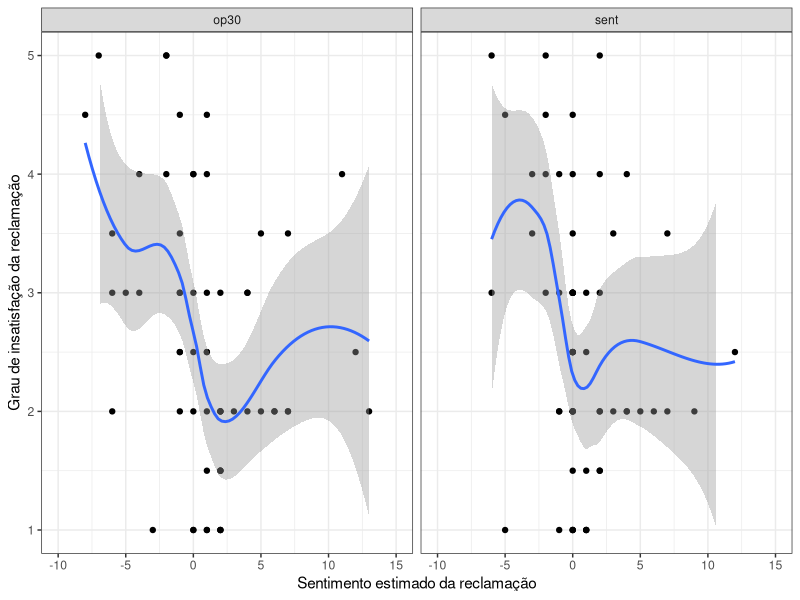
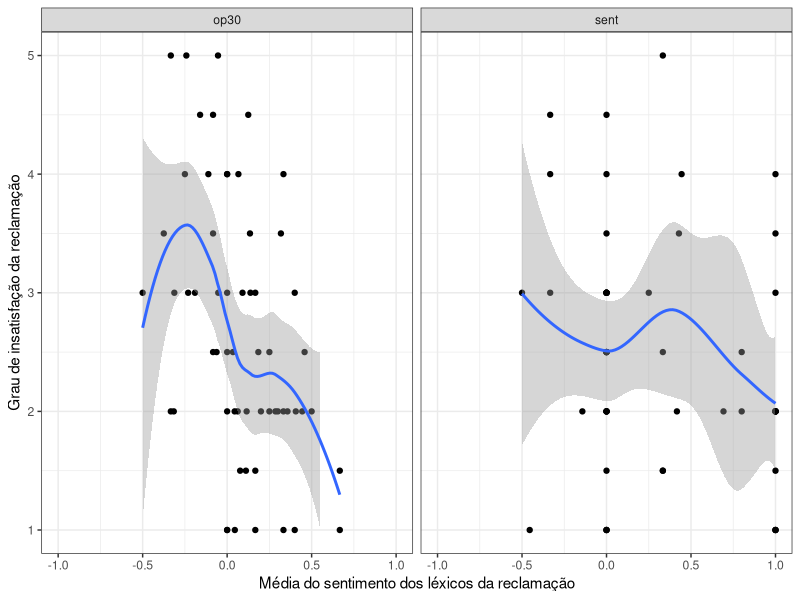
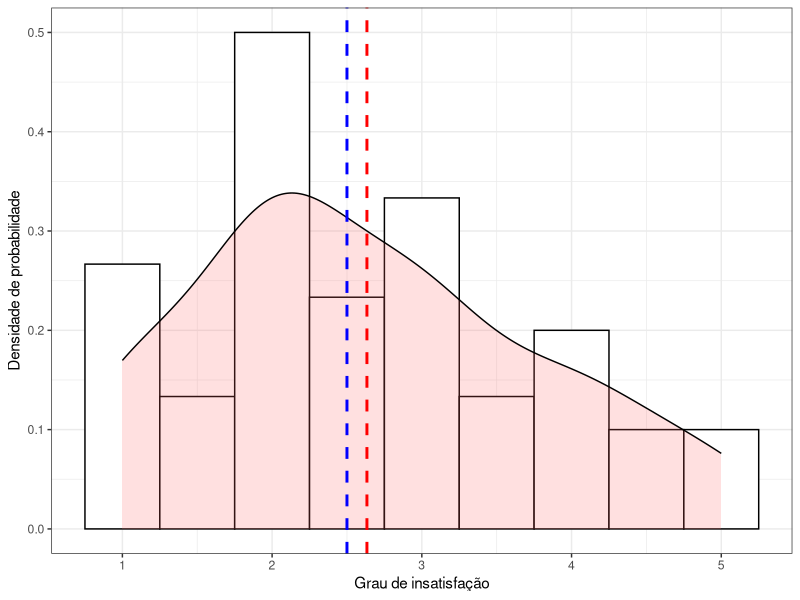
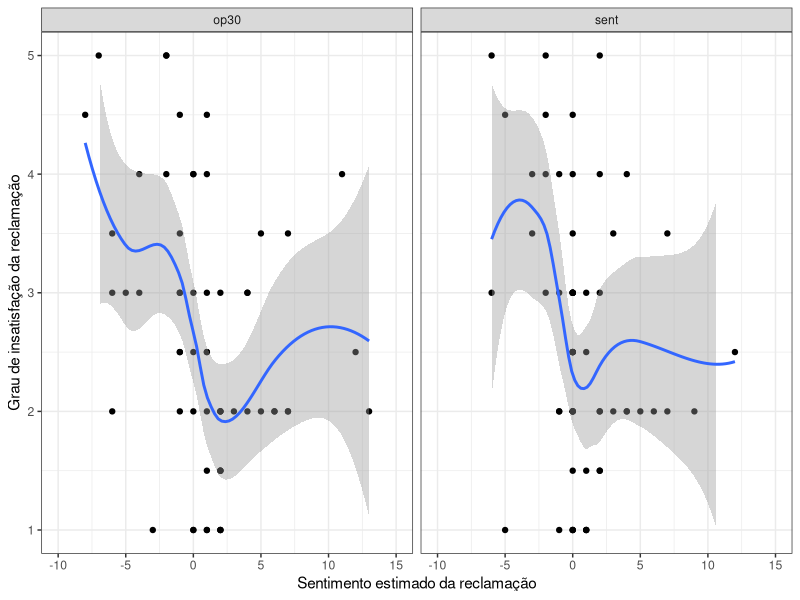
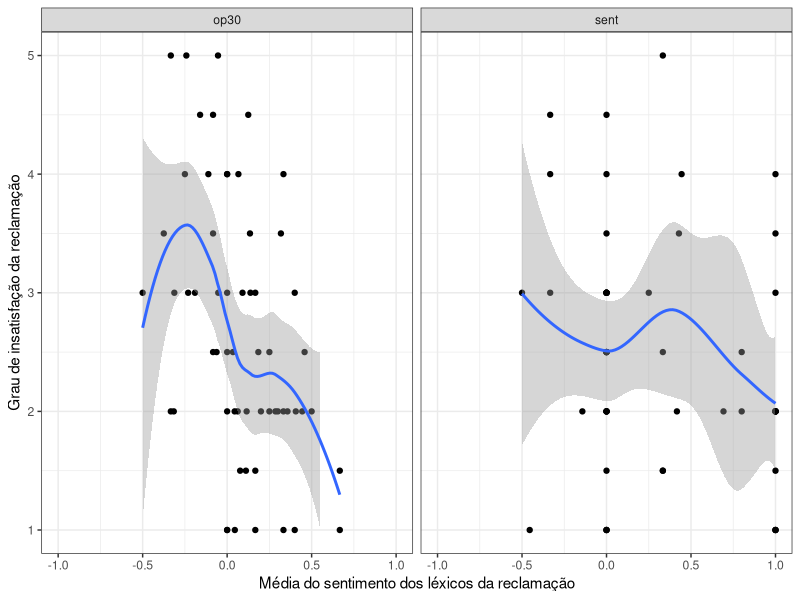

The R script that drew these images, in order: (Note: this script raises an error after producing the figures.)
## ---- chunk 1
library(caret)
library(here)
library(tidyverse)
theme_set(theme_bw())
knitr::opts_chunk$set(echo = TRUE)
## ---- chunk 2
observations <- read.csv(here("data/sentimentos/sentimento-tt.csv"))
robservations <- read.csv(here("data/sentimentos/sentimento.csv"))
## ---- chunk 3
for (x in sort(unique(observations$m_aval))) {
  soma = sum(observations$m_aval == x)
  print(paste(x, soma))
}
## ---- chunk 4
mean_feel <- function(senti, words) {
    values <- (senti/words)
    return (replace(values, is.na(values), 0))
}
op30 <- robservations %>%
    select(id, sentimento_op30, palavras_op30, palavras, m_aval) %>%
    rename(sentimento = sentimento_op30,
           palavras_texto = palavras,
           palavras_lexico = palavras_op30) %>%
    mutate(mean_sent_per_word = mean_feel(sentimento, palavras_lexico))
sent <- robservations %>%
    select(id, sentimento_sent, palavras_sent, palavras, m_aval) %>%
    rename(sentimento = sentimento_sent,
           palavras_texto = palavras,
           palavras_lexico = palavras_sent) %>%
    mutate(mean_sent_per_word = mean_feel(sentimento, palavras_lexico))

op30$Type <- "op30"
sent$Type <- "sent"

union <- rbind(op30, sent)
## ---- chunk 5
sum_feel <- ggplot(union[which(union$sentimento < 20),], aes(x = sentimento, y = m_aval)) +
    geom_point() +
    labs(x = "Sentimento estimado da reclamação",
         y = "Grau de insatisfação da reclamação") + 
    scale_x_continuous(limits = c(-10, 15)) + 
    scale_y_continuous(limits = c(1, 5), breaks = c(1:5)) + 
    facet_wrap(Type ~ .) +
    geom_smooth(formula = y ~ x)

sum_feel

ggsave("../resultados/points-sum-feel.png", sum_feel)

cor(op30$m_aval, op30$sentimento)
cor(sent$m_aval, sent$sentimento)

mean_feel <- ggplot(union[which(union$mean_sent_per_word > -0.52),], aes(x = mean_sent_per_word, y = m_aval )) +
    geom_point() + 
    labs(x = "Média do sentimento dos léxicos da reclamação",
         y = "Grau de insatisfação da reclamação") + 
    scale_x_continuous(limits = c(-1, 1)) + 
    scale_y_continuous(limits = c(1, 5), breaks = c(1:5)) + 
    facet_wrap(Type ~ .) +
    geom_smooth(formula = y ~ x)

mean_feel

ggsave("../resultados/points-mean-feel.png", mean_feel)

cor(op30$m_aval, op30$mean_sent_per_word)
cor(sent$m_aval, sent$mean_sent_per_word)

ggplot(observations, aes(x = m_aval)) +
     geom_histogram(aes(y=..density..),      # Histogram with density instead of count on y-axis
                   binwidth=.5,
                   colour="black", fill="white") +
    geom_density(alpha=.2, fill="#FF6666") +  # Overlay with transparent density plot
    geom_vline(aes(xintercept=mean(m_aval, na.rm=T)),   # Ignore NA values for mean
               color="red", linetype="dashed", size=1) +
    geom_vline(aes(xintercept=median(m_aval, na.rm=T)),   # Ignore NA values for mean
               color="blue", linetype="dashed", size=1) +
    labs(x = "Grau de insatisfação",
         y = "Densidade de probabilidade")
## ---- chunk 6
control <- trainControl(method = 'cv', number = 5)
regl <- train(m_aval ~ . -id,
                            data = op30,
                            method = "glm",
                            trControl = control)
regl

print(varImp(regl, scale=FALSE))

pred_op30 <- subset(op30, select=c(id, m_aval))
pred_op30$prediction <- predict(regl, op30)
## ---- chunk 7
control <- trainControl(method = 'cv', number = 5)
regl <- train(m_aval ~ . -id,
                            data = sent,
                            method = "glm",
                            trControl = control)
regl

print(varImp(regl, scale=FALSE))

pred_sent <- subset(sent, select=c(id, m_aval))
pred_sent$prediction <- predict(regl, sent)
## ---- chunk 8
trainC <- trainControl(method = 'cv', number = 5)
treeDownACC <- caret::train(m_aval ~ . -id,
                            data = observations, 
                            method = "rpart",
                            trControl = trainC)
treeDownACC

print(varImp(treeDownACC, scale=FALSE))

output_dt <- subset(observations, select=c(id, m_aval))
output_dt$prediction <- predict(treeDownACC, observations)
## ---- chunk 9
trainC <- trainControl(method = 'cv', number = 5)
treeDownACC <- caret::train(m_aval ~ . -id,
                            data = robservations, 
                            method = "rpart",
                            trControl = trainC)
treeDownACC

print(varImp(treeDownACC, scale=FALSE))

output_dt_tt <- subset(robservations, select=c(id, m_aval))
output_dt_tt$prediction <- predict(treeDownACC, robservations)
## ---- chunk 10
trainC <- trainControl(method = 'cv', number = 3)
adaBoostUpACC <- caret::train(m_aval ~ . - id,
                             data = observations,
                             method = 'adaboost',
                             trControl = trainC)
adaBoostUpACC

print(varImp(adaBoostUpACC, scale=FALSE))

output_adb <- subset(observations, select=c(id, m_aval))
output_adb$prediction <- predict(adaBoostUpACC, observations)
## ---- chunk 11
trainC <- trainControl(method = 'cv', number = 5)
treeDownACC <- caret::train(m_aval ~ . -id,
                            data = robservations, 
                            method = "rpart",
                            trControl = trainC)
treeDownACC

print(varImp(treeDownACC, scale=FALSE))

output_adb_tt <- subset(robservations, select=c(id, m_aval))
output_adb_tt$prediction <- predict(treeDownACC, robservations)
